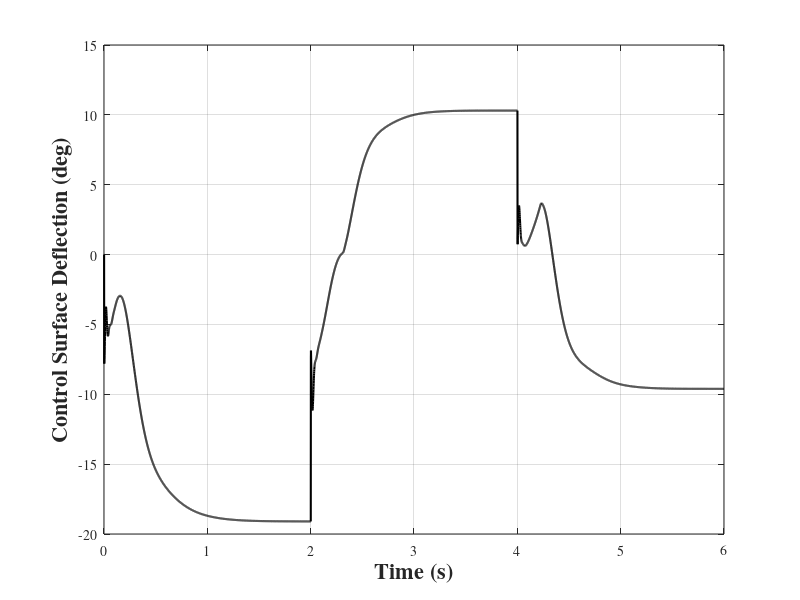
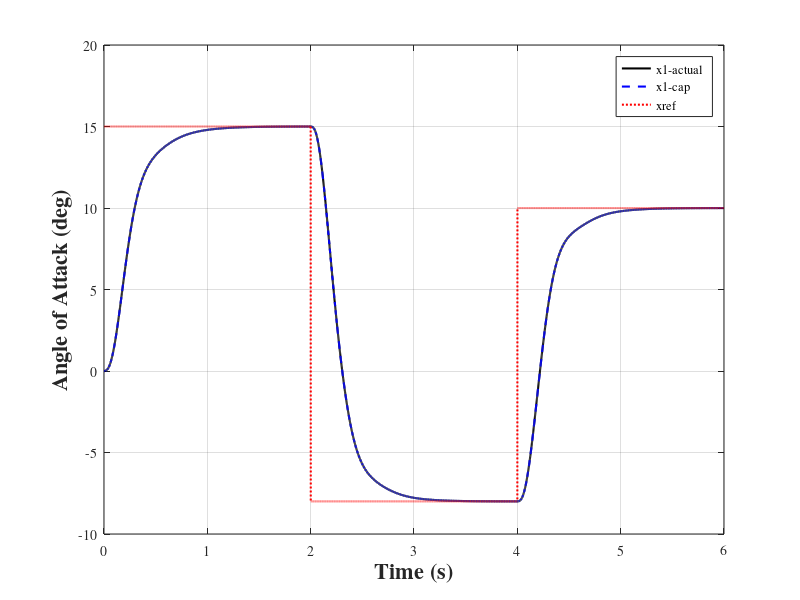
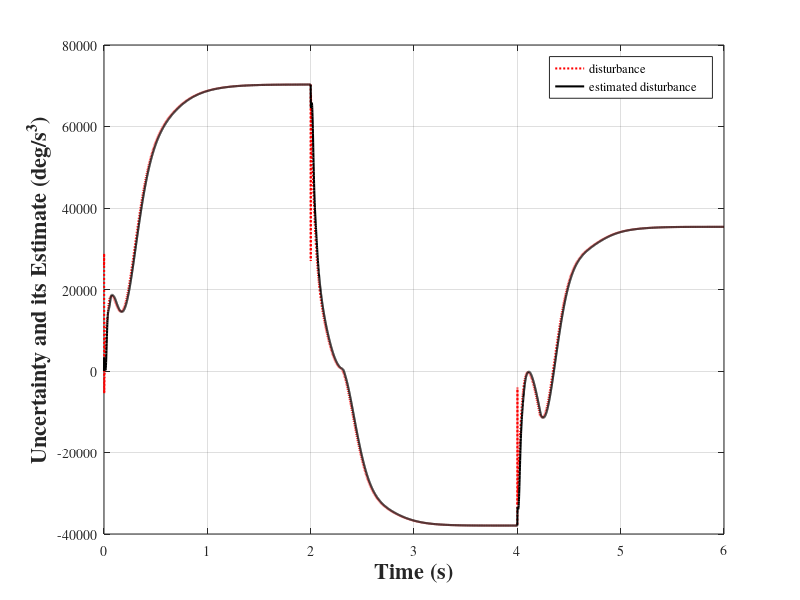
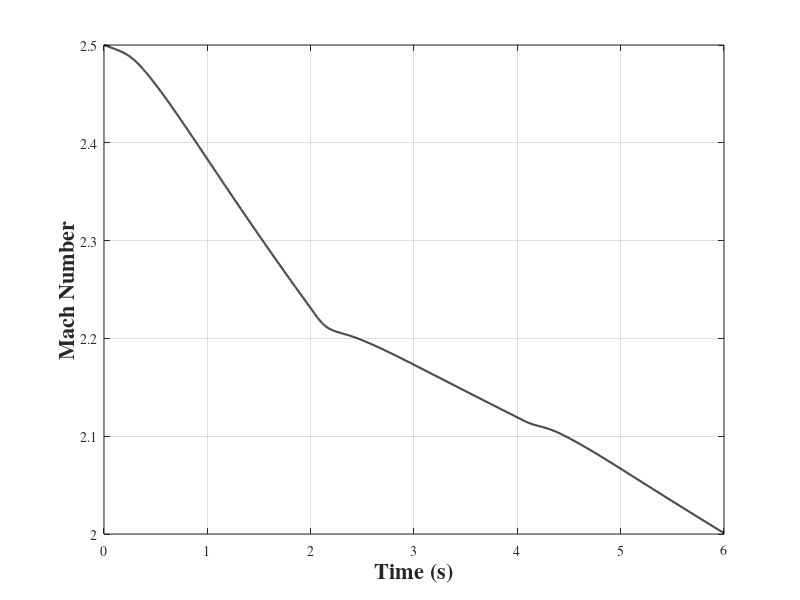

Source code (MATLAB) for these figures, in order:
clc; clear all; close all;

r2d = 180/pi;

xref = csvread('XREF.csv');
t = csvread('T.csv');

%%% ======================== ude_observer_varying-mach ======================
x1 = csvread('ude_observer_varying-mach_X1_.csv');
x1cap = csvread('ude_observer_varying-mach_X1-CAP_.csv');
control = csvread('ude_observer_varying-mach_CONTROL_.csv');
Mach_con = csvread('ude_observer_varying-mach_MACH_.csv');
dist = csvread('ude_observer_varying-mach_DIST_.csv');
dcap = csvread('ude_observer_varying-mach_DCAP_.csv');
pitch1 = csvread('ude_observer_varying-mach_PITCH_.csv');
%%%--------------------------------------------------------------------------
%--------------------------------------------------------------------------
figure;
set(gcf,'DefaultLineLineWidth',1.5)
set(0,'DefaultAxesFontName', 'Times', 'DefaultTextFontName', 'Times')
set(gca,'FontSize',16)
plot(t,control*r2d,'k-');grid;
xlabel('Time (s)','fontsize', 16, 'FontWeight','bold');
ylabel('Control Surface Deflection (deg)','fontsize', 16, 'FontWeight','bold');

%--------------------------------------------------------------------------
figure;
set(gcf,'DefaultLineLineWidth',1.5)
set(0,'DefaultAxesFontName', 'Times', 'DefaultTextFontName', 'Times')
set(gca,'FontSize',16)
plot(t,x1*r2d,'k-', t,x1cap*r2d,'b--', t,xref*r2d,'r:');grid;
xlabel('Time (s)', 'fontsize', 16, 'FontWeight','bold');
ylabel('Angle of Attack (deg)', 'fontsize', 16, 'FontWeight','bold');
legend('x1-actual', 'x1-cap', 'xref');

%--------------------------------------------------------------------------
figure;
set(gcf,'DefaultLineLineWidth',1.5)
set(0,'DefaultAxesFontName', 'Times', 'DefaultTextFontName', 'Times')
set(gca,'FontSize',16)
plot(t,dist*r2d,'r:',t,dcap*r2d,'k-');grid;
xlabel('Time (s)','fontsize', 16, 'FontWeight','bold');
ylabel('Uncertainty and its Estimate (deg/s^{3})','fontsize', 16, 'FontWeight','bold');
legend('disturbance','estimated disturbance');

%--------------------------------------------------------------------------
figure;
set(gcf,'DefaultLineLineWidth',1.5)
set(0,'DefaultAxesFontName', 'Times', 'DefaultTextFontName', 'Times')
set(gca,'FontSize',16)
plot(t,Mach_con,'k-');grid;
xlabel('Time (s)','fontsize', 16, 'FontWeight','bold');
ylabel('Mach Number','fontsize', 16, 'FontWeight','bold');

%--------------------------------------------------------------------------
figure;
set(gcf,'DefaultLineLineWidth',1.5)
set(0,'DefaultAxesFontName', 'Times', 'DefaultTextFontName', 'Times')
set(gca,'FontSize',16)
plot(t,pitch1*r2d,'k-');grid;
xlabel('Time (s)','fontsize', 16, 'FontWeight','bold');
ylabel('Pitch Rate (deg/s)','fontsize', 16, 'FontWeight','bold');

% %%% ======================== Other CnCm ======================
% kcn = 1.3;
% kcm = 0.7;
% 
% 
% filename = strcat('ude_observer_cncm', '_kcn=', num2str(kcn), '_kcm=', num2str(kcm), '_X1_.csv');
% x1_ude = csvread(filename);
% filename = strcat('ude_observer_cncm', '_kcn=', num2str(kcn), '_kcm=', num2str(kcm), '_CONTROL_.csv');
% control_ude = csvread(filename);
% filename = strcat('ude_observer_cncm', '_kcn=', num2str(kcn), '_kcm=', num2str(kcm), '_PITCH_.csv');
% pitch_ude = csvread(filename);
% 
% filename = strcat('pc_cncm_pitch', '_kcn=', num2str(kcn), '_kcm=', num2str(kcm), '_X1_.csv');
% x1_pc = csvread(filename);
% filename = strcat('pc_cncm_pitch', '_kcn=', num2str(kcn), '_kcm=', num2str(kcm), '_CONTROL_.csv');
% control_pc = csvread(filename);
% filename = strcat('pc_cncm_pitch', '_kcn=', num2str(kcn), '_kcm=', num2str(kcm), '_PITCH_.csv');
% pitch_pc = csvread(filename);
% 
% filename = strcat('smc_cncm_pitch', '_kcn=', num2str(kcn), '_kcm=', num2str(kcm), '_X1_.csv');
% x1_smc = csvread(filename);
% filename = strcat('smc_cncm_pitch', '_kcn=', num2str(kcn), '_kcm=', num2str(kcm), '_CONTROL_.csv');
% control_smc = csvread(filename);
% filename = strcat('smc_cncm_pitch', '_kcn=', num2str(kcn), '_kcm=', num2str(kcm), '_PITCH_.csv');
% pitch_smc = csvread(filename);
% 
% 
% brown = [0.63, 0.078, 0.18];
% %--------------------------------------------------------------------------
% figure;
% set(gcf,'DefaultLineLineWidth',1.5)
% set(gca,'FontSize',18,'FontWeight','bold')
% hold on;
% plot(t,control_pc*r2d,'k--', 'Color',brown);
% plot(t,control_smc*r2d, 'b-.');
% plot(t,control_ude*r2d,'k-');
% grid;
% xlabel('Time (s)','fontsize', 18);
% ylabel('Control Surface Deflection (deg)','fontsize', 18);
% legend('control-pc', 'control-smc', 'control-ude');
% %--------------------------------------------------------------------------
% figure;
% set(gcf,'DefaultLineLineWidth',1.5)
% set(gca,'FontSize',18,'FontWeight','bold')
% hold on;
% plot(t,xref*r2d,'r:');
% plot(t,x1_pc*r2d,'k--', 'Color',brown);
% plot(t,x1_smc*r2d, 'b-.');
% plot(t,x1_ude*r2d,'k-');
% grid;
% xlabel('Time (s)', 'fontsize', 18);
% ylabel('Angle of Attack (deg)', 'fontsize', 18);
% legend('x1-ref', 'x1-pc', 'x1-smc', 'x1-ude');
% %--------------------------------------------------------------------------
% figure;
% set(gcf,'DefaultLineLineWidth',1.5)
% set(gca,'FontSize',18,'FontWeight','bold')
% hold on;
% plot(t,pitch_pc*r2d,'k--', 'Color',brown);
% plot(t,pitch_smc*r2d, 'b-.');
% plot(t,pitch_ude*r2d,'k-')
% grid;
% xlabel('Time (s)', 'fontsize', 18);
% ylabel('Pitch Rate (deg/s)', 'fontsize', 18);
% legend('pitch-pc', 'pitch-smc', 'pitch-ude');